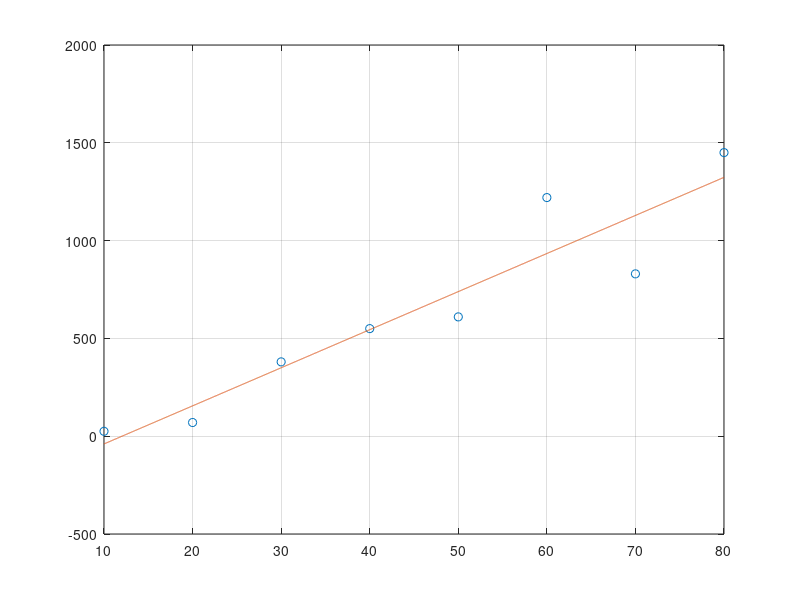

Recreate this plot in MATLAB.
% Define the x values as a sequence from 10 to 80 with a step of 10
x = 10:10:80;
% Define the y values corresponding to each x value
y = [25 70 380 550 610 1220 830 1450];
% Generate the Vandermonde matrix for x values
V = vander(x);
% Select the last two columns of V, corresponding to a linear fit
V = V(:,7:8);
% Ensure y is a column vector for matrix operations
Y = y';

% Calculate the polynomial coefficients by explicitly solving the normal equations
% This approach minimizes the sum of squared differences between observed and estimated y values
P1 = (V'*V)\V'*Y; % P1 contains the coefficients for the best fit line

% Calculate the polynomial coefficients using MATLAB's backslash operator
% This is a more straightforward method to achieve the same result as P1
P2 = V\Y; % P2 contains the same coefficients as P1, showing the backslash operator's efficiency

% Perform QR factorization on V, an alternative method for solving linear least squares problems
% QR factorization decomposes V into an orthogonal matrix Q and an upper triangular matrix R
[q, r] = qr(V,0);
% Solve for polynomial coefficients using the R matrix and the transformed Y values (q'*Y)
% This method provides numerical stability advantages
P = r\(q'*Y); % P contains the same coefficients, emphasizing QR factorization's reliability

% Calculate the first form of error as the Euclidean norm (magnitude) of the residuals (difference between observed and fitted Y values)
error1 = norm(Y-V*P); 

% Calculate the second form of error by directly comparing the squared norms of Y and V*P
% This error represents the same value as error1 but is computed differently for validation
error2 = sqrt(norm(Y)^2 - norm(V*P)^2);

% Calculate the third form of error, utilizing the QR decomposition's properties
% This calculates error based on the difference in norms of Y and the projection of Y onto the space spanned by V
error3 = sqrt(norm(Y)^2 - norm(q'*Y)^2);

% Prepare data for plotting
X = 10:.01:80; % Define a finer grid for x values for plotting
% Calculate the fitted Y values across the grid using the polynomial coefficients
Y = P(1)*X+P(2);
% Plot the original data points as circles and the best fit line
plot(x,y,'o',X,Y), grid on
